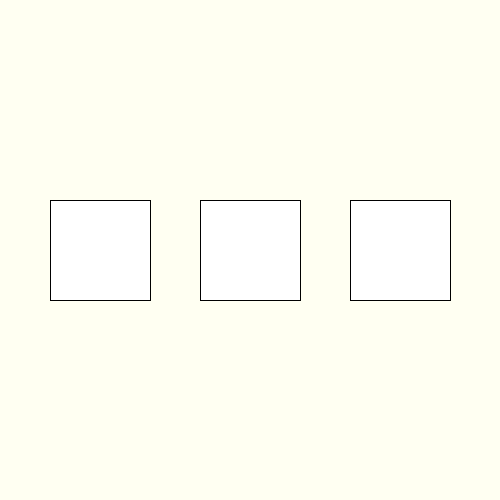
Frame 1 (no input)
Frame 60 (the mouse pressed at the canvas centre just before this capture): identical to frame 1, image omitted
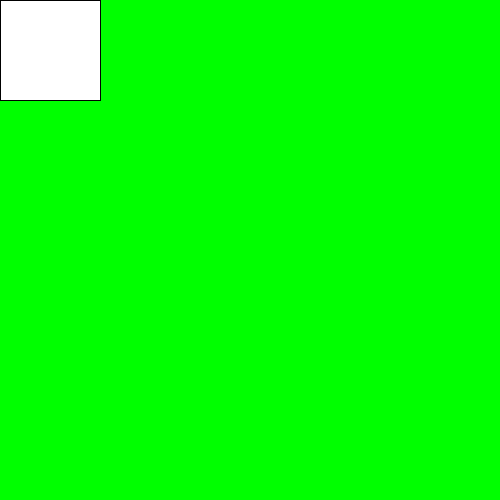
Frame 120 (the mouse held since frame 60 and released just before this capture)

The Processing sketch that drew these frames (run headless with seeded random() and noise(); from frame 60 on, the mouse is pressed at the canvas centre):

// Processing sketch: week17_12_stage_main_stage1_stage2_stage3_boolean_insideWindow
// ── week17_12_stage_main_stage1_stage2_stage3_boolean_insideWindow.pde
// week17_12_stage_main_stage1_stage2_stage3_boolean_insideWindow
// 換不同的關卡, 也有主選單
int stage = 0; // 0:main, 1:stage1, 2:stage2, 3:stage3
void setup(){
  size(500,500);
}
int W = 10;
void draw(){
  if(stage==0){ // main選單
    background(#FFFFF2);
    if(insideWindow(50, 200, 100, 100)){
      rect(50-W, 200-W, 100+W*2, 100+W*2);
      if(mousePressed) stage = 1;
    }else rect(50, 200, 100, 100);
   
    if(insideWindow(200, 200, 100, 100)){
      rect(200-W, 200-W, 100+W*2, 100+W*2);
      if(mousePressed) stage = 2;
    }else rect(200, 200, 100, 100);
    
    if(insideWindow(350, 200, 100, 100)){
      rect(350-W, 200-W, 100+W*2, 100+W*2);
      if(mousePressed) stage = 3;
    }else rect(350, 200, 100, 100);
  } else if(stage==1){
    background(255,0,0);
    rect(0,0,100,100);
    if(insideWindow(0,0,100,100) && mousePressed) stage=0;
  } else if(stage==2){
    background(0,255,0);
    rect(0,0,100,100);
    if(insideWindow(0,0,100,100) && mousePressed) stage=0;
  } else if(stage==3){
    background(0,0,255);
    rect(0,0,100,100);
    if(insideWindow(0,0,100,100) && mousePressed)  stage=0;
  }
}
boolean insideWindow(int x, int y, int w, int h){
  if(x<mouseX && mouseX<x+w && y<mouseY && mouseY<y+h) return true;
  return false;
}
